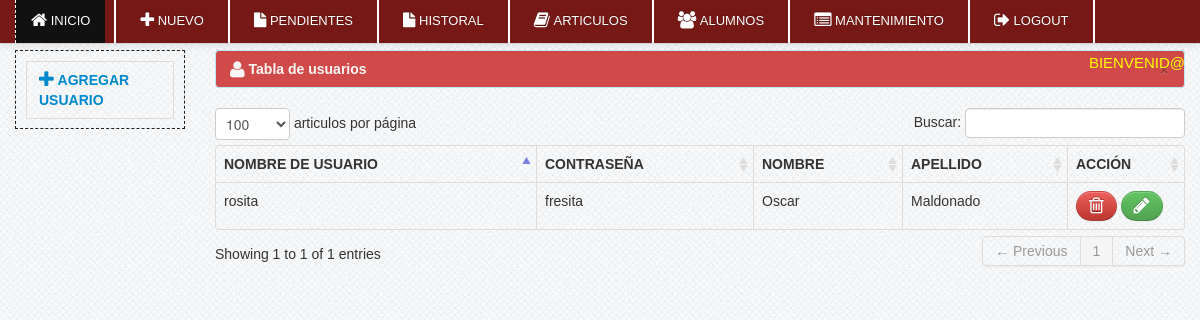
The app's page /sistema/usuarios.php (signed in), older data.
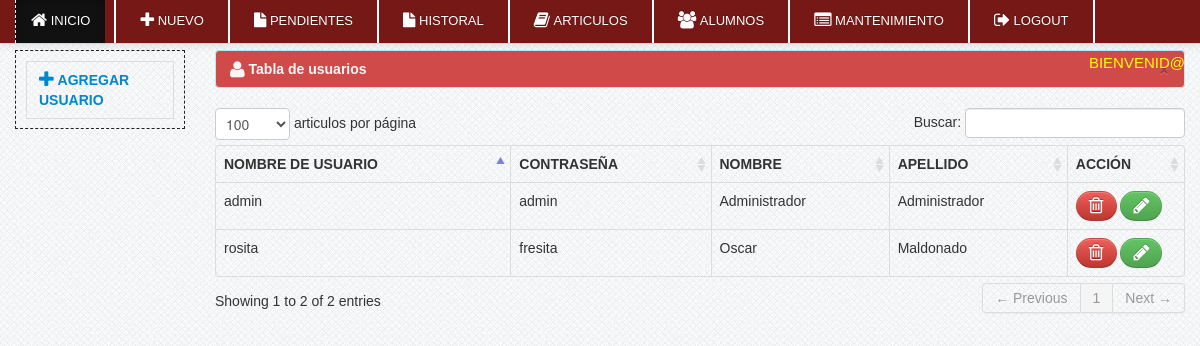
The same page, newer data.
### tables this page shows
CREATE TABLE `usuarios` (
  `user_id` int(11) NOT NULL,
  `username` varchar(100) NOT NULL,
  `password` varchar(100) NOT NULL,
  `nombre` varchar(100) NOT NULL,
  `apellido` varchar(100) NOT NULL
);

### sistema/usuarios.php (the view, shortened to what this page needs)
<?php include('header.php'); ?>
<?php include('navbar_dashboard.php'); ?>
    <div class="container">
		<div class="margin-top">
			<div class="row">
			<div class="span2">
										<ul class="nav nav-tabs nav-stacked">
											<li>
											<a href="#add_user" data-toggle="modal" ><i class="icon-plus icon-large"></i>&nbsp;<strong>Agregar usuario</strong></a>
											</li>
										</ul>
			</div>
			<div class="span10">
                            <table cellpadding="0" cellspacing="0" border="0" class="table  table-bordered" id="example">
                                <div class="alert alert-info">
                                    <button type="button" class="close" data-dismiss="alert">&times;</button>
                                    <strong><i class="icon-user icon-large"></i>&nbsp;Tabla de usuarios</strong>
                                </div>
                                <thead>
                                    <tr>
                                        <th>Nombre de usuario</th>
                                        <th>Contraseña</th>
                                        <th>Nombre</th>
                                        <th>Apellido</th>
                                        <th>Acción</th>
                                    </tr>
                                </thead>
                                <tbody>
                                  <?php $user_query=mysql_query("select * from usuarios")or die(mysql_error());
									while($row=mysql_fetch_array($user_query)){
									$id=$row['user_id']; ?>
									 <tr class="del<?php echo $id ?>">
                                    <td><?php echo $row['username']; ?></td>
                                    <td><?php echo $row['password']; ?></td>
                                    <td><?php echo $row['nombre']; ?></td>
                                    <td><?php echo $row['apellido']; ?></td>
                                    <td width="100">
                                        <a rel="tooltip"  title="Borrar" id="<?php echo $id; ?>"  href="#borrar_usuario<?php echo $id; ?>" data-toggle="modal"  class="btn btn-danger"><i class="icon-trash icon-large"></i></a>
										<a rel="tooltip"  title="Editar" id="e<?php echo $id; ?>" href="#edit<?php echo $id; ?>" data-toggle="modal" class="btn btn-success"><i class="icon-pencil icon-large"></i></a>
									</td>
                                    </tr>
									<?php } ?>
                                </tbody>
                            </table>
			</div>
			</div>
		</div>
    </div>
<?php include('footer.php') ?>

### sistema/header.php (shortened to what this page needs)
<!DOCTYPE html>
<html>
<head>
			<link href="../css/bootstrap.css" rel="stylesheet" media="screen">
			<link href="../css/bootstrap-responsive.css" rel="stylesheet" media="screen">
			<link href="../css/docs.css" rel="stylesheet" media="screen">
			<link href="../css/diapo.css" rel="stylesheet" media="screen">
			<link href="../css/font-awesome.css" rel="stylesheet" media="screen">
			<link rel="stylesheet" type="text/css" href="../css/style.css" />
			<link rel="stylesheet" type="text/css" href="../css/DT_bootstrap.css" />
			<link rel="stylesheet" type="text/css" media="print" href="../css/print.css" />
        <link href="../css/datepicker.css" rel="stylesheet" type="text/css" />
</head>
<body>

### sistema/navbar_dashboard.php (shortened to what this page needs)
 <div class="navbar navbar-fixed-top navbar-inverse">
       <div class="navbar-inner">
           <div class="container">
               <div class="nav-collapse collapse">
                   <ul class="nav">
<li class="active"><a href="dashboard.php"><i class="icon-home icon-large"></i>&nbsp;Inicio</a></li>
                       <li class="divider-vertical"></li>
<li><a href="prestamo.php"><i class="icon-plus icon-large"></i>&nbsp;Nuevo</a></li>
                        <li class="divider-vertical"></li>
               <li><a href="pendientes.php"><i class="icon-file icon-large"></i>&nbsp;Pendientes</a></li>
                        <li class="divider-vertical"></li>
               <li><a href="reporte.php"><i class="icon-file icon-large"></i>&nbsp;Historal</a></li>
                        <li class="divider-vertical"></li>
<li><a href="articulos.php"><i class="icon-book icon-large"></i>&nbsp;Articulos</a></li>
                       <li class="divider-vertical"></li>
<li><a href="alumnos.php"><i class="icon-group icon-large"></i>&nbsp;Alumnos</a></li>
                       <li class="divider-vertical"></li>
                <li><a href="mantenimiento.php"><i class="icon-list-alt icon-large"></i>&nbsp;Mantenimiento</a></li>
                 <li class="divider-vertical"></li>
<li><a href="logout.php"><i class="icon-signout icon-large"></i>&nbsp;Logout</a></li>
                       <li class="divider-vertical"></li>
</ul>
 <div class="pull-right">
	<div class="admin">Bienvenid@</div>
                </div>
               </div>
           </div>
       </div>
   </div>

### sistema/footer.php (shortened to what this page needs)
        <link href="vendors/chosen.min.css" rel="stylesheet" media="screen">
		<link href="vendors/uniform.default.css" rel="stylesheet" media="screen">
</body>
</html>

### css/docs.css (style rules this page uses)
body { font-family:'TR Century Gothic',Helvetica,Arial,sans-serif !important; }
.btn { border-radius: 25px !important; }
.alert { text-shadow: none; }
.nav-tabs, .nav-pills { border: 1px dashed #222 !important; padding: 10px; }
th { text-transform:uppercase; }
.nav li a { text-transform:uppercase; }
.admin { color: yellow; font-size: 15px; margin-top: 10px; text-transform: uppercase; }
.margin-top { margin-top:50px; }
body { background: url(../img/grid_noise.png); position: relative; }
body > .navbar { font-size: 13px; }

### css/print.css (style rules this page uses)
.navbar { display:none; }
th { text-align:left; }
td { text-align:left; border-top:1px solid; padding:2px; }
.btn { display:none; }
.alert { display:none; }
body { font-family:arial; font-size:13px; }
.nav { display:none; }

Row changes from the older to the newer data that the page shows:
added usuarios: username "admin", password "admin", nombre "Administrador", apellido "Administrador"
Text that changed along with them:
text written by a page script: "articulos por página Buscar: Showing 1 to 1 of 1 entries ← Previous 1 Next →" → "articulos por página Buscar: Showing 1 to 2 of 2 entries ← Previous 1 Next →"
